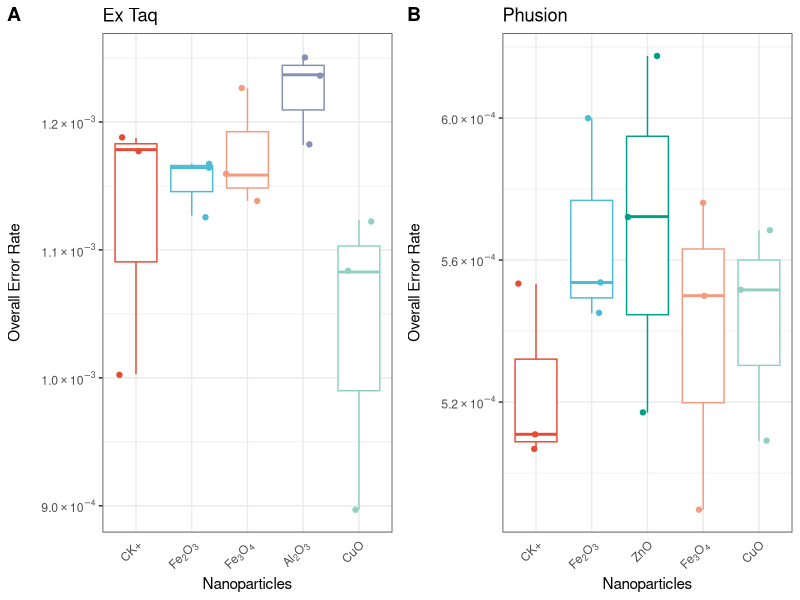
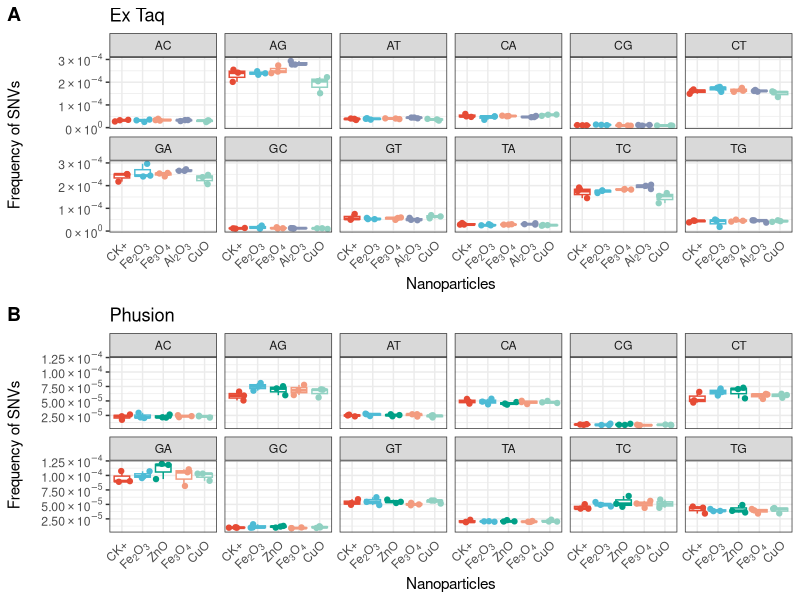
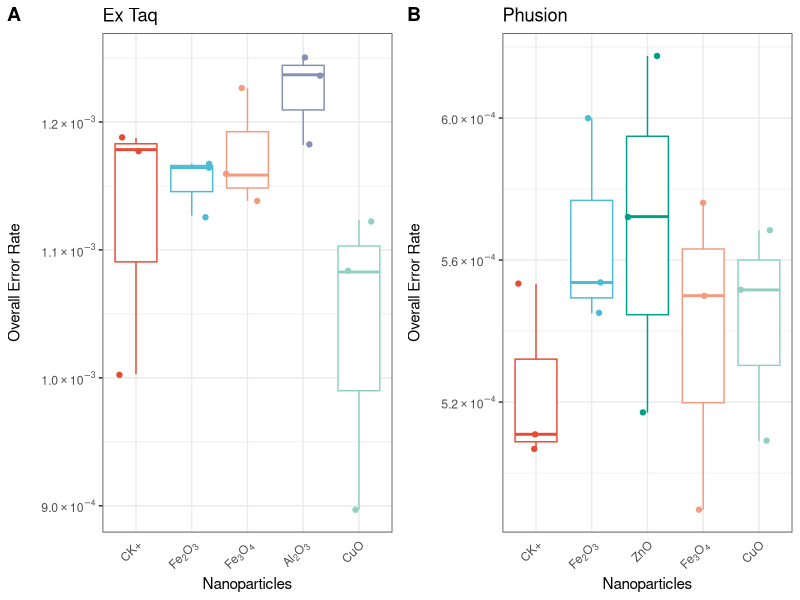
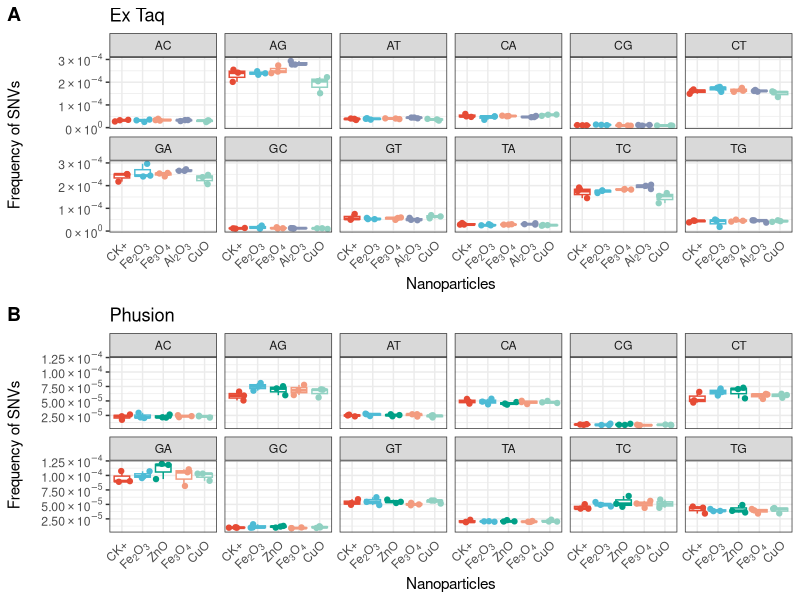

The R source for these figures, in order:
#' ---
#' title: "Analysis of NP-PCR amplicon sequencing results"
#' author: "Chun-Hui Gao"
#' output: html_document
#' date: "`r Sys.Date()`"
#' ---

#' ## Import, Transform and Tidy
#' 
library(tidyverse)
library(ggsci)
library(ggrepel)
library(cowplot)

# error rate and snp frequency were estimated using amplicon sequencing and mothur software
error_rate <- read_csv("data/error_rate.csv")
snp_freq <- read_csv("data/snp_freq.csv")

# read meta
meta <- read_tsv("data/meta.txt")

#+ label of plot
# NP Labels
np_labels <- c("CK"    = expression(paste(CK,"+")),
               "Fe2O3" = expression(paste(Fe[2],O[3])),
               "ZnO"   = expression(paste(ZnO)),
               "CeO2"  = expression(paste(Ce,O[2])),
               "Fe3O4" = expression(paste(Fe[3],O[4])),
               "Al2O3" = expression(paste(Al[2],O[3])),
               "CuO"   = expression(paste(CuO)),
               "TiO2"  = expression(paste(Ti,O[2])))
# color value
color_values <- pal_npg("nrc")(length(np_labels))
names(color_values) <- names(np_labels)

# DNA polymerase Labels
enzyme_labels <- c("extaq" = "Ex Taq","phusion" = "Phusion")

#+ function
# enzyme labeller
enzyme_labeller <- function(enzyme){
  return(as.character(enzyme_labels[enzyme]))
}
# Y-axis Labels
fancy_scientific <- function(l) {
  # turn in to character string in scientific notation
  l <- format(l, scientific = TRUE)
  # quote the part before the exponent to keep all the digits
  l <- gsub("^(.*)e", "'\\1'e", l)
  # turn the 'e+' into plotmath format
  l <- gsub("e", "%*%10^", l)
  # remove +
  l <- gsub("\\+","",l)
  # return this as an expression
  parse(text=l)
}

meta$nps <- factor(meta$nps, levels = names(np_labels))

# join data
error_rate <- left_join(error_rate,meta)
snp_freq <- left_join(snp_freq,meta)

#' ## Data Visualization


#' Overall Error Rate - comparing with CK
#+ overall error rate, fig.width=6,fig.asp=0.618
plots <- lapply(c("extaq","phusion"), function(x){
  data <- filter(error_rate,enzyme==x)
  ggplot(data, aes(nps,error_rate,color=nps)) + 
    geom_boxplot(show.legend = F) +
    geom_jitter(show.legend=F) + 
    scale_x_discrete(labels=np_labels) +   
    scale_y_continuous(labels=fancy_scientific) +
    scale_color_manual(values = color_values,name="NPs") +
    labs(title=enzyme_labeller(x)) +
    xlab("Nanoparticles") + ylab("Overall Error Rate") +
    theme_bw() +
    theme(axis.text.x = element_text(angle = 45,vjust = 1,hjust = 1,face = 'bold.italic'),
          axis.line.x = element_blank(),
          axis.ticks.x=element_blank(),
          axis.title.y = element_text(margin = margin(t=0,r=15,b=0,l=0)),
          legend.text.align = 0) # 0-left,1-right
})

plot_grid(plotlist = plots,labels = "AUTO")

ggsave("Figure 4.png",dpi = 300,path = "plots")

#' SNV Frequency - comparing with CK
#' For extaq
#+ extaq snv, fig.width=8,fig.asp=0.5
plots <- lapply(c("extaq","phusion"), function(x){
  data <- filter(snp_freq,enzyme==x)
  ggplot(data,aes(nps,freq,color=nps)) + 
    geom_boxplot(show.legend=F,outlier.alpha = 0) + 
    geom_jitter(show.legend=F) + 
    facet_wrap(~snv,ncol=6)  + 
    scale_x_discrete(labels=np_labels) +
    scale_y_continuous(labels=fancy_scientific) +
    scale_color_manual(values = color_values,name="NPs") +
    labs(title=enzyme_labeller(x)) +
    xlab("Nanoparticles") + ylab("Frequency of SNVs") +
    theme_bw() +
    theme(axis.text.x = element_text(angle = 45,vjust = 1,hjust = 1,face = 'bold.italic'),
          axis.line.x = element_blank(),
          axis.ticks.x=element_blank(),
          axis.title.y = element_text(margin = margin(t=0,r=15,b=0,l=0)),
          legend.text.align = 0) # 0-left,1-right
})

#' Put together
#+ cowplot, fig.width=8,fig.asp=1
plot_grid(plotlist = plots,ncol=1,align = "v",labels="AUTO")
ggsave("Figure 5.png",dpi = 300,path = "plots")